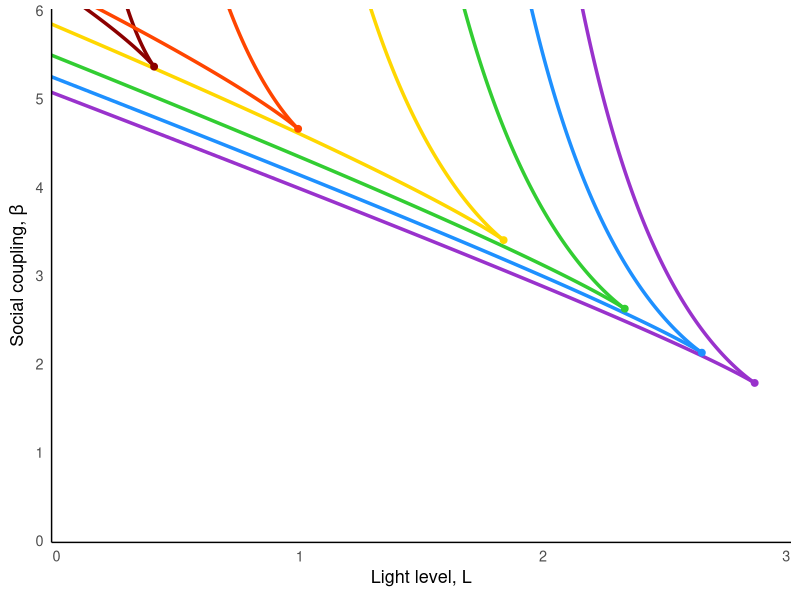
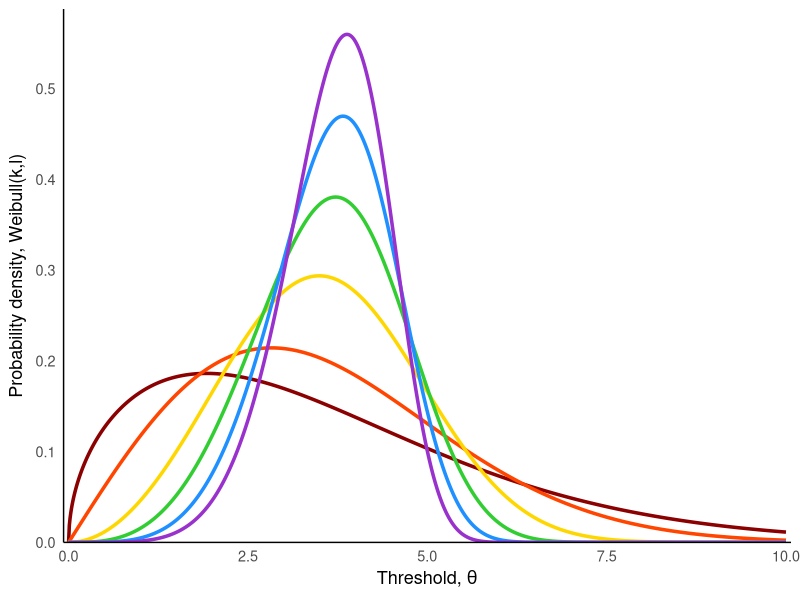
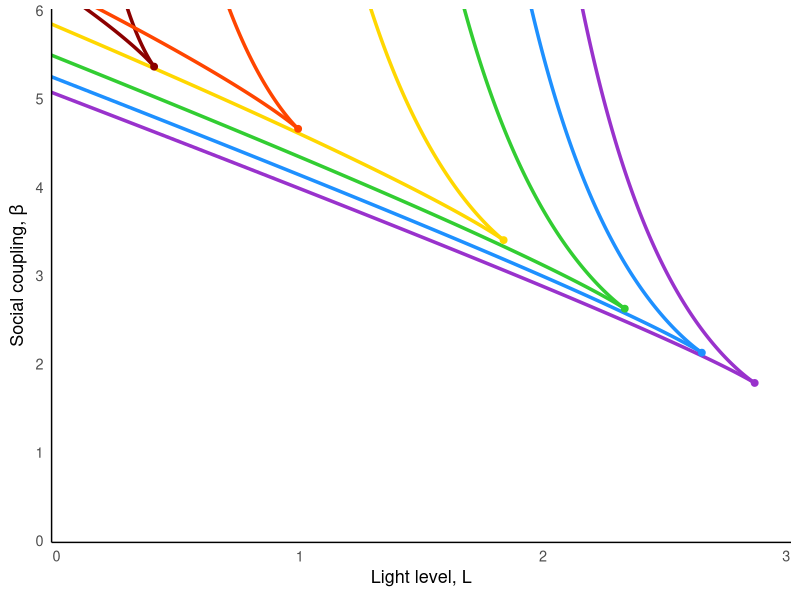
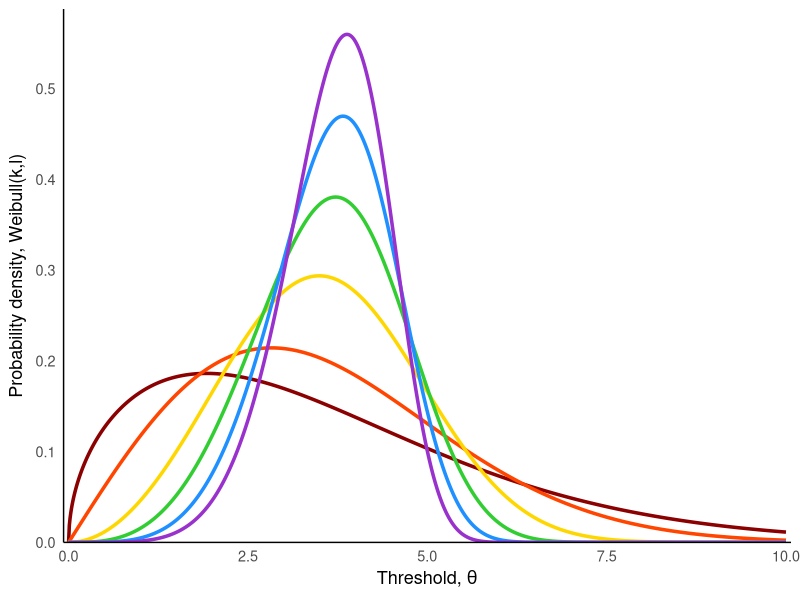

R code for these plots, in order:
library(ggplot2)
library(dplyr)


# ------------------------------
# Distribution function
# -------------------------------

make_distribution <- function(dist, params) {

  if (dist == "gamma") {
    shape <- params$shape
    scale <- params$scale

    f <- function(z) dgamma(z, shape = shape, scale = scale)
    F <- function(z) pgamma(z, shape = shape, scale = scale)
  }

  else if (dist == "trunc_gamma") {
    shape <- params$shape
    scale <- params$scale
    Tmax  <- params$Tmax

    Z <- pgamma(Tmax, shape = shape, scale = scale)

    f <- function(z) ifelse(z <= Tmax,
                            dgamma(z, shape, scale) / Z,
                            0)

    F <- function(z) pgamma(pmin(z, Tmax), shape, scale) / Z
  }

  else if (dist == "beta") {
    a <- params$a
    b <- params$b
    Tmax <- params$Tmax

    f <- function(z) ifelse(z <= Tmax,
                            dbeta(z/Tmax, a, b) / Tmax,
                            0)

    F <- function(z) pbeta(pmin(z/Tmax,1), a, b)
  }

  else if (dist == "lognormal") {
    meanlog <- params$meanlog
    sdlog <- params$sdlog

    f <- function(z) dlnorm(z, meanlog, sdlog)
    F <- function(z) plnorm(z, meanlog, sdlog)
  }

  else if (dist == "weibull") {
    shape <- params$shape
    scale <- params$scale

    f <- function(z) dweibull(z, shape, scale)
    F <- function(z) pweibull(z, shape, scale)
  }

  else {
    stop("Unknown distribution")
  }

  list(f = f, F = F)
}


# -------------------------------
# Parameters
# -------------------------------
alpha <- 1
L_max <- 3  # Increased to allow curves to extend naturally
beta_max <- 8  # Increased to prevent artificial truncation

# -------------------------------
# Function to compute fold curve branches
# -------------------------------
compute_fold_branches <- function(dist, params,
                                  alpha = 1,
                                  L_max = 1,
                                  beta_max = 6,
                                  z_max = 10) {

  D <- make_distribution(dist, params)
  f <- D$f
  F <- D$F

  beta_of_z <- function(z) 1 / f(z)
  L_of_z    <- function(z) (z - F(z)/f(z)) / alpha

  z_vals <- seq(1e-8, z_max, length.out = 8000)

  # Diagnostic: Check boundary behavior
  z_near_zero <- 1e-6
  z_near_tmax <- params$Tmax - 1e-6
  
  curve <- data.frame(
    z = z_vals,
    L = L_of_z(z_vals),
    beta = beta_of_z(z_vals)
  ) |>
    filter(is.finite(L), is.finite(beta)) |>
    filter(L <= L_max, beta >= 0, beta <= beta_max)  # Removed L >= 0 restriction

  # -------- cusp detection (distribution-agnostic) --------
  # Use only the filtered curve points for cusp detection
  if(nrow(curve) > 10) {
    dlogf <- function(z) {
      eps <- 1e-5
      if(z <= eps || z >= max(curve$z) - eps) return(NA)
      tryCatch({
        (log(f(z+eps)) - log(f(z-eps))) / (2*eps)
      }, error = function(e) NA)
    }
    
    # Calculate dlogf for curve points, excluding boundary points
    valid_indices <- which(curve$z > 1e-4 & curve$z < max(curve$z) - 1e-4)
    if(length(valid_indices) > 5) {
      dlogf_vals <- sapply(curve$z[valid_indices], dlogf)
      finite_vals <- which(is.finite(dlogf_vals))
      if(length(finite_vals) > 0) {
        best_idx <- valid_indices[finite_vals[which.min(abs(dlogf_vals[finite_vals]))]]
        z_c <- curve$z[best_idx]
      } else {
        z_c <- median(curve$z)  # fallback
      }
    } else {
      z_c <- median(curve$z)  # fallback
    }
  } else {
    z_c <- mean(range(z_vals))  # fallback for very sparse data
  }

  lower_branch <- curve |> filter(z <= z_c) |> arrange(L)
  upper_branch <- curve |> filter(z >= z_c) |> arrange(desc(L))

  # Calculate cusp point with safety checks
  L_cusp_val <- tryCatch(L_of_z(z_c), error = function(e) NA)
  beta_cusp_val <- tryCatch(beta_of_z(z_c), error = function(e) NA)
  
  # If cusp calculations failed, use fallback values
  if(!is.finite(L_cusp_val) && nrow(curve) > 0) {
    L_cusp_val <- median(curve$L, na.rm = TRUE)
  }
  if(!is.finite(beta_cusp_val) && nrow(curve) > 0) {
    beta_cusp_val <- median(curve$beta, na.rm = TRUE)
  }

  list(
    lower_branch = lower_branch,
    upper_branch = upper_branch,
    z_cusp = z_c,
    L_cusp = L_cusp_val,
    beta_cusp = beta_cusp_val
  )
}


branches1 <- compute_fold_branches(
  "weibull",
  list(shape = 1.5, scale = 4),
  alpha, L_max, beta_max, z_max = 15  # Increased z_max for better coverage
)

branches2 <- compute_fold_branches(
  "weibull",
  list(shape = 2, scale = 4),
  alpha, L_max, beta_max, z_max = 15
)

branches3 <- compute_fold_branches(
  "weibull",
  list(shape = 3, scale = 4),
  alpha, L_max, beta_max, z_max = 15
)

branches4 <- compute_fold_branches(
  "weibull",
  list(shape = 4, scale = 4),
  alpha, L_max, beta_max, z_max = 15
)

branches5 <- compute_fold_branches(
  "weibull",
  list(shape = 5, scale = 4),
  alpha, L_max, beta_max, z_max = 15
)

branches6 <- compute_fold_branches(
  "weibull",
  list(shape = 6, scale = 4),
  alpha, L_max, beta_max, z_max = 15
)


# -------------------------------
# Plot
# -------------------------------
# Define rainbow color palette (red to violet, darkest to lightest)
rainbow_colors <- c("#8B0000", "#FF4500", "#FFD700", "#32CD32", "#1E90FF", "#9932CC")

ggplot() +
  
  # fold curves with different rainbow shades
  geom_path(data = branches1$lower_branch, aes(L, beta), colour = rainbow_colors[1], linewidth = 1.2) +  # Dark red
  geom_path(data = branches1$upper_branch, aes(L, beta), colour = rainbow_colors[1], linewidth = 1.2) +
  geom_path(data = branches2$lower_branch, aes(L, beta), colour = rainbow_colors[2], linewidth = 1.2) +  # Orange red
  geom_path(data = branches2$upper_branch, aes(L, beta), colour = rainbow_colors[2], linewidth = 1.2) +
  geom_path(data = branches3$lower_branch, aes(L, beta), colour = rainbow_colors[3], linewidth = 1.2) +  # Gold
  geom_path(data = branches3$upper_branch, aes(L, beta), colour = rainbow_colors[3], linewidth = 1.2) +
  geom_path(data = branches4$lower_branch, aes(L, beta), colour = rainbow_colors[4], linewidth = 1.2) +  # Lime green
  geom_path(data = branches4$upper_branch, aes(L, beta), colour = rainbow_colors[4], linewidth = 1.2) +
  geom_path(data = branches5$lower_branch, aes(L, beta), colour = rainbow_colors[5], linewidth = 1.2) +  # Dodger blue
  geom_path(data = branches5$upper_branch, aes(L, beta), colour = rainbow_colors[5], linewidth = 1.2) +
  geom_path(data = branches6$lower_branch, aes(L, beta), colour = rainbow_colors[6], linewidth = 1.2) +  # Dark orchid
  geom_path(data = branches6$upper_branch, aes(L, beta), colour = rainbow_colors[6], linewidth = 1.2) +
  
  # cusp points with matching rainbow shades
  geom_point(aes(x = branches1$L_cusp, y = branches1$beta_cusp), colour = rainbow_colors[1], size = 2) +
  geom_point(aes(x = branches2$L_cusp, y = branches2$beta_cusp), colour = rainbow_colors[2], size = 2) +
  geom_point(aes(x = branches3$L_cusp, y = branches3$beta_cusp), colour = rainbow_colors[3], size = 2) +
  geom_point(aes(x = branches4$L_cusp, y = branches4$beta_cusp), colour = rainbow_colors[4], size = 2) +
  geom_point(aes(x = branches5$L_cusp, y = branches5$beta_cusp), colour = rainbow_colors[5], size = 2) +
  geom_point(aes(x = branches6$L_cusp, y = branches6$beta_cusp), colour = rainbow_colors[6], size = 2) +
  

  coord_cartesian(xlim = c(0, 3), ylim = c(0, 6)) +
  scale_x_continuous(expand = c(0, 0.02)) +
  scale_y_continuous(expand = c(0, 0.02)) +
  labs(x = expression("Light level, " * L), y = expression("Social coupling, " * beta)) +
  theme_minimal(base_size = 13) +
  theme(
    panel.grid.major = element_blank(),
    panel.grid.minor = element_blank(),
    axis.line = element_line(color = "black", size = 0.5
  ))


ggsave("Figure 4/analytic_number_of_fps_vary_params_weibull.pdf", width = 7, height = 7)

# -------------------------------
# Plot underlying gamma distributions
# -------------------------------

# Create data for plotting gamma PDFs
z_range <- seq(0, 10, length.out = 1000)

# Generate gamma PDF data for each parameter set
gamma_data <- data.frame(
  z = rep(z_range, 6),
  density = c(
    dweibull(z_range, 1.5, 4, log = FALSE),      # branches1
    dweibull(z_range, 2, 4, log = FALSE),  # branches2
    dweibull(z_range, 3, 4, log = FALSE),      # branches3
    dweibull(z_range, 4, 4, log = FALSE),      # branches4
    dweibull(z_range, 5, 4, log = FALSE),    # branches5
    dweibull(z_range, 6, 4, log = FALSE)   # branches6
  ),
  group = rep(c("k=4.0, θ=0.2", "k=4.0, θ=0.4", "k=4.0, θ=0.6", 
                "k=4.0, θ=0.8", "k=4.0, θ=1.0", "k=4.0, θ=1.2"), each = length(z_range)),
  color_index = rep(c(1, 2, 3, 4, 5, 6), each = length(z_range))
)

# Create the gamma distribution plot
p_gamma <- ggplot(gamma_data, aes(x = z, y = density, color = factor(color_index))) +
  geom_line(linewidth = 1.2) +
  scale_color_manual(values = setNames(rainbow_colors, as.character(1:6))) +

  labs(x = expression("Threshold, " * theta), 
       y = expression("Probability density, Weibull(" * k * "," * l * ")")) +
  theme_minimal(base_size = 13) +
  theme(
    panel.grid.major = element_blank(),
    panel.grid.minor = element_blank(),
    axis.line = element_line(color = "black", size = 0.5),
    legend.position = "none"
  ) +
  coord_cartesian(xlim = c(0, 10), ylim = c(0, max(gamma_data$density) * 1.05))+
  scale_x_continuous(expand = c(0, 0.07)) +
  scale_y_continuous(expand = c(0, 0))

print(p_gamma)
ggsave("Figure 4/weibull_distributions_vary_params.pdf", plot = p_gamma, width = 7, height = 7)
